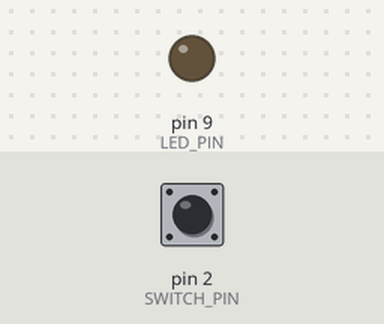
Bench run of a sketch on a simulated Arduino Uno, built with avr-gcc and run on an emulated ATmega328P. Parts: output pins drawn as LEDs (lit = HIGH). Inputs (shaded band) come from the test bench; at power-on: pin 2 (SWITCH_PIN) HIGH.

Above: at 1.2 s.
1.3 s: pin 2 (SWITCH_PIN) pulled LOW for 0.15 s
At 1.37 s:
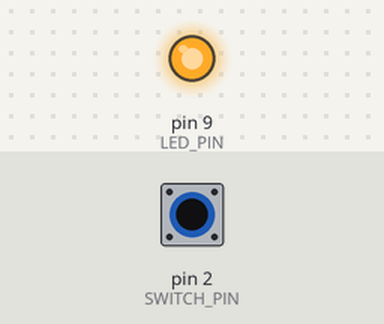
2.9 s: pin 2 (SWITCH_PIN) pulled LOW for 3.2 s
At 7.0 s:
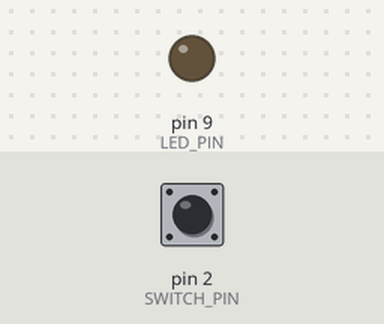
Timing chart, 0 to 8.5 s (numbered marks = the images above; inputs shaded):
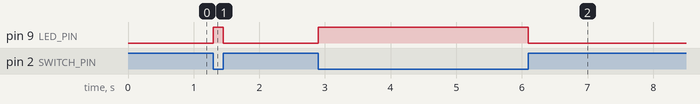

The sketch:

switchProjectTest.ino
```cpp
#define SWITCH_PIN 2  // Button connected to pin 2
#define LED_PIN 9     // LED connected to pin 9

void setup() {
  pinMode(SWITCH_PIN, INPUT_PULLUP);  // Set button pin as input with internal pull-up resistor
  pinMode(LED_PIN, OUTPUT);           // Set LED pin as output
}

void loop() {
  int switchState = digitalRead(SWITCH_PIN);  // Read the state of the button

  if (switchState == LOW) {  // Button is pressed (LOW because of INPUT_PULLUP)
    digitalWrite(LED_PIN, HIGH);  // Turn on the LED
  } else {
    digitalWrite(LED_PIN, LOW);   // Turn off the LED
  }
}
```

Measured:
- after the input at 1.3 s, pin 9 (LED_PIN): LOW → HIGH at once, → LOW 0.15 s later
- after the input at 2.9 s, pin 9 (LED_PIN): LOW → HIGH at once, → LOW 3.2 s later
